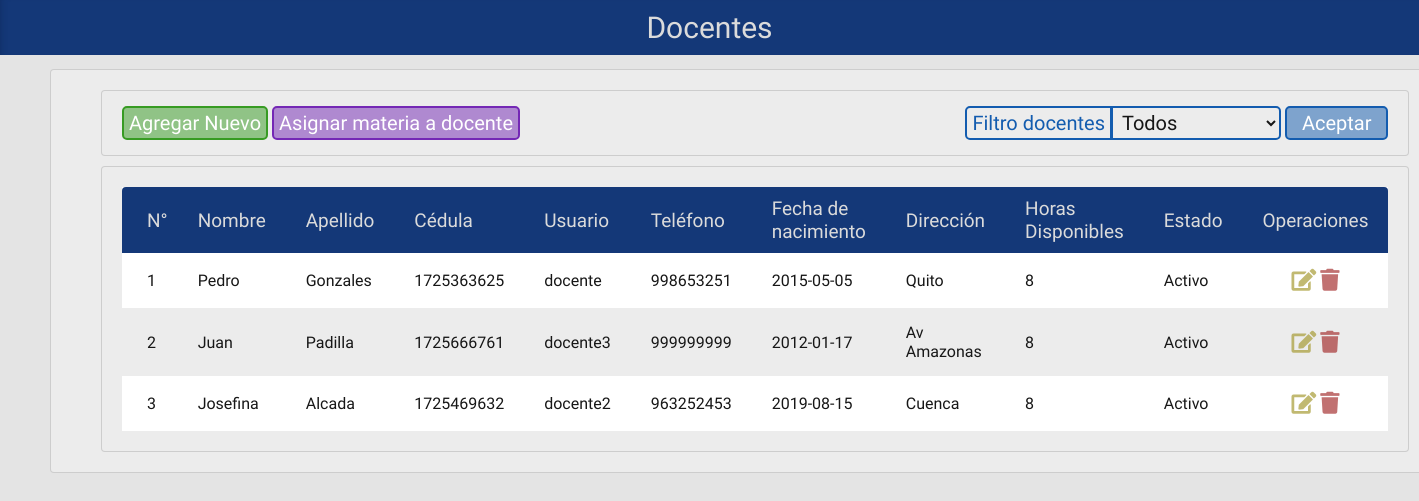
Before: /php/editar_docente.php with the older database file.
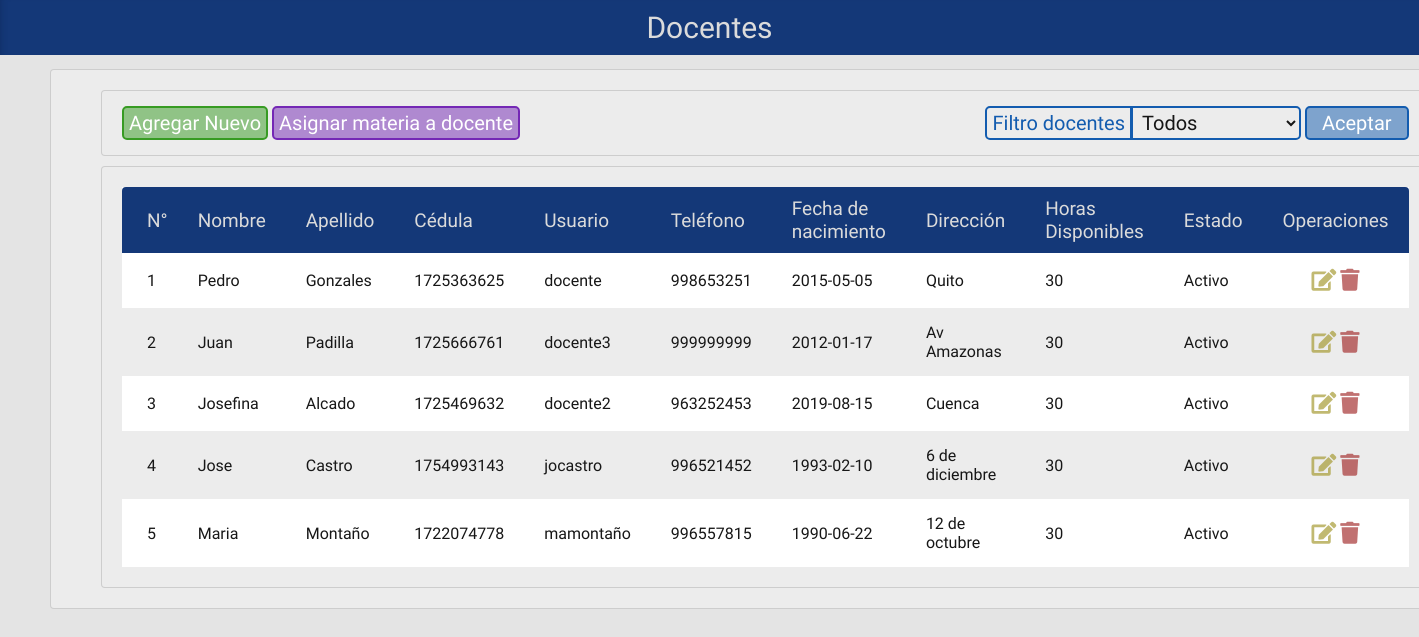
After: the same page with the newer database file.
### tables this page shows
CREATE TABLE `docente` (
  `DOC_CODIGO` int(2) NOT NULL,
  `USU_CODIGO` int(2) NOT NULL,
  `DOC_NOMBRE` varchar(35) NOT NULL,
  `DOC_APELLIDO` varchar(35) NOT NULL,
  `DOC_TELEFONO` int(10) NOT NULL,
  `DOC_CEDULA` varchar(10) NOT NULL,
  `DOC_FNACIMIENTO` date NOT NULL,
  `DOC_DIRECCION` varchar(50) NOT NULL,
  `DOC_CARGAHORARIA` int(2) DEFAULT NULL,
  `DOC_ESTADO` int(1) NOT NULL DEFAULT '1'
);

CREATE TABLE `usuario` (
  `USU_CODIGO` int(2) NOT NULL,
  `ROL_CODIGO` int(2) NOT NULL,
  `USU_USER` char(35) NOT NULL,
  `USU_CLAVE` varchar(255) NOT NULL,
  `USU_ESTADO` int(1) NOT NULL DEFAULT '1'
);

### php/editar_docente.php (the view, shortened to what this page needs)
<!doctype html>
<html>
<head>
	<link href="../css/estiloMostrar.css" rel="stylesheet" type="text/css">
	<link rel="stylesheet" href="https://use.fontawesome.com/releases/v5.8.1/css/all.css">
</head>
<body>
<div class="contenedor">
	<div class="cabeza">Docentes</div>
	<?php
	$conn = new mysqli( "localhost", "admin", "admin", "horarios" );
	$result = mysqli_query( $conn, "select * from docente a, usuario u where a.usu_codigo=u.usu_codigo" );
	$activos = mysqli_query( $conn, "select * from docente a, usuario u where a.usu_codigo=u.usu_codigo and a.DOC_estado=1" );
	$desactivos = mysqli_query( $conn, "select * from docente a, usuario u where a.usu_codigo=u.usu_codigo and a.DOC_estado=0" );
	?>
	<div class="cuerpo">
	<div class="opciones">
		<div class="bloque margen-top">
			<a href="#" id="idcrear" ><button type="button">Agregar Nuevo</button></a>
			<a href="asignarmaterias.php" class="crear" ><button type="button">Asignar materia a docente</button></a>
		</div>
		<div class="bloque"><form id="form1" name="form1" method="post" action="#">
			<label class="filtro" for="select">Filtro docentes</label>
			<select name="estado" class="filtro">
				<option value="Todos" selected>Todos</option>
			</select>
			<input type="submit" value="Aceptar">
		</form></div>
	</div>
	<div class="cont-tabla">
	<table>
		<thead>
			<tr>
				<th>N°</th>
				<th>Nombre</th>
				<th>Apellido</th>
				<th>Cédula</th>
				<th>Usuario</th>
				<th>Teléfono</th>
				<th>Fecha de <br> nacimiento</th>
				<th>Dirección</th>
				<th>Horas <br>Disponibles</th>
				<th>Estado</th>
				<th>Operaciones</th>
			</tr>
		</thead>
		<tbody>
			<?php
			$estado = $_POST[ 'estado' ];
			if ( $estado == 'Todos' ||  $estado == '') {
				$cont = 1;
				while ( $row = mysqli_fetch_array( $result ) ) {
					echo '<tr><td>' .$cont. '</td>';
					echo '<td>' . $row[ "DOC_NOMBRE" ] . '</td>';
					echo '<td>' . $row[ "DOC_APELLIDO" ] . '</td>';
					echo '<td>' . $row[ "DOC_CEDULA" ] . '</td>';
					echo '<td>' . $row[ "USU_USER" ] . '</td>';
					echo '<td>' . $row[ "DOC_TELEFONO" ] . '</td>';
					echo '<td>' . $row[ "DOC_FNACIMIENTO" ] . '</td>';
					echo '<td>' . $row[ "DOC_DIRECCION" ] . '</td>';
					echo '<td>' . $row[ "DOC_CARGAHORARIA" ] . '</td>';
					if($row['DOC_ESTADO']=='1'){$estado = 'title="Eliminar" class="tabla-registro-elim btn-eliminar-a"><i class="fas fa-trash"></i>'; $est = "Activo";}
					else {$estado = 'title="Activar" class="btn-eliminar-i"><i class="fas fa-trash-restore"></i>'; $est = "Inactivo";}
					echo '<td>' .$est. '</td>';
					echo '<td> <a href="editar_docente_recibe.php?u='.$row[ "DOC_CODIGO" ].'" title="Editar" class="btn-editar"><i class="fas fa-edit"></i></a>
							   <a href="eliminar_docente.php?u='.$row[ "DOC_CODIGO" ].'" '.$estado.'</a></td></tr>';
					$cont++;
				}
			} else if ( $estado == 'Activos' ) {
				$cont = 1;
				while ( $row = mysqli_fetch_array( $activos ) ) {
					echo '<tr><td>' .$cont. '</td>';
					echo '<td>' . $row[ "DOC_NOMBRE" ] . '</td>';
					echo '<td>' . $row[ "DOC_APELLIDO" ] . '</td>';
					echo '<td>' . $row[ "DOC_CEDULA" ] . '</td>';
					echo '<td>' . $row[ "USU_USER" ] . '</td>';
					echo '<td>' . $row[ "DOC_TELEFONO" ] . '</td>';
					echo '<td>' . $row[ "DOC_FNACIMIENTO" ] . '</td>';
					echo '<td>' . $row[ "DOC_DIRECCION" ] . '</td>';
					echo '<td>' . $row[ "DOC_CARGAHORARIA" ] . '</td>';
					if($row['DOC_ESTADO']=='1'){$est = "Activo";}
					else {$est = "Inactivo";}
					echo '<td>' .$est. '</td>';
					echo '<td> <a href="editar_docente_recibe.php?u='.$row[ "DOC_CODIGO" ].'" title="Editar" class="btn-editar"><i class="fas fa-edit"></i></a>
							   <a href="eliminar_docente.php?u='.$row[ "DOC_CODIGO" ].'" title="Eliminar" class="tabla-registro-elim  btn-eliminar-a"><i class="fas fa-trash"></i></a></td></tr>';
					$cont++;
				}
				mysqli_free_result( $activos );
			} else if ( $estado == 'Desactivados' ) {
				$cont = 1;
				while ( $row = mysqli_fetch_array( $desactivos ) ) {
					echo '<tr><td>' .$cont. '</td>';
					echo '<td>' . $row[ "DOC_NOMBRE" ] . '</td>';
					echo '<td>' . $row[ "DOC_APELLIDO" ] . '</td>';
					echo '<td>' . $row[ "DOC_CEDULA" ] . '</td>';
					echo '<td>' . $row[ "USU_USER" ] . '</td>';
					echo '<td>' . $row[ "DOC_TELEFONO" ] . '</td>';
					echo '<td>' . $row[ "DOC_FNACIMIENTO" ] . '</td>';
					echo '<td>' . $row[ "DOC_DIRECCION" ] . '</td>';
					echo '<td>' . $row[ "DOC_CARGAHORARIA" ] . '</td>';
					if($row['DOC_ESTADO']=='1'){$est = "Activo";}
					else {$est = "Inactivo";}
					echo '<td>' .$est. '</td>';
					echo '<td> <a href="editar_docente_recibe.php?u='.$row[ "DOC_CODIGO" ].'" title="Editar" class="btn-editar"><i class="fas fa-edit"></i></a>
							   <a href="eliminar_docente.php?u='.$row[ "DOC_CODIGO" ].'" title="Activar"  class="btn-eliminar-i"><i class="fas fa-trash-restore"></i></a></td></tr>';
					$cont++;
				}
				mysqli_free_result( $desactivos );
			}
			?>
		</tbody>
	</table>
	</div>
	</div>
</div>
</body>
</html>

Changed rows visible on the page:
changed docente "Pedro": DOC_CARGAHORARIA "8" → "30"
changed docente "Juan": DOC_CARGAHORARIA "8" → "30"
changed docente "Josefina": DOC_APELLIDO "Alcada" → "Alcado"; DOC_CARGAHORARIA "8" → "30"
added docente: DOC_NOMBRE "Jose", DOC_APELLIDO "Castro", DOC_CEDULA "1754993143", USU_CODIGO.USU_USER "jocastro", DOC_TELEFONO "996521452", DOC_FNACIMIENTO "1993-02-10", DOC_DIRECCION "6 de diciembre", DOC_CARGAHORARIA "30", DOC_ESTADO "Activo"
added docente: DOC_NOMBRE "Maria", DOC_APELLIDO "Montaño", DOC_CEDULA "1722074778", USU_CODIGO.USU_USER "mamontaño", DOC_TELEFONO "996557815", DOC_FNACIMIENTO "1990-06-22", DOC_DIRECCION "12 de octubre", DOC_CARGAHORARIA "30", DOC_ESTADO "Activo"
